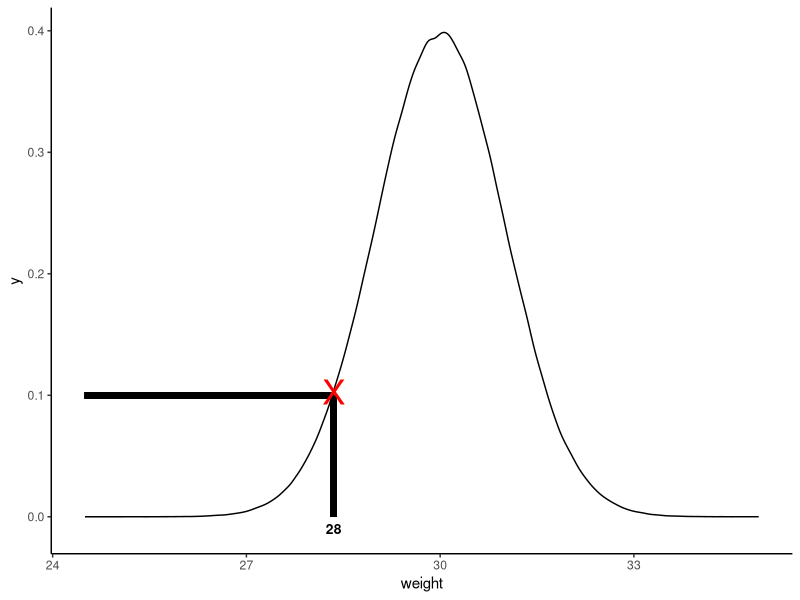

This chart was generated by the following R code:
## ---- chunk 1
library(ggplot2)

m <- 30
std <- 1

df <- data.frame(weight = rnorm(n = 1000000, mean = m, sd = std))

cutoff  <- quantile(df$weight, .05)

pnorm(cutoff, mean = m , sd = std) # Check area under the curve that's below the cutoff (pnorm() returns area under the curve)

g1 <- ggplot(df, aes(x = weight)) +
  geom_density() +
  stat_function(fun = dnorm, args = list(mean = m, sd = std), xlim = c(min(df$weight), cutoff), geom = "area") +
  theme_classic() +
  annotate("text", x = cutoff, y = -.01, label = as.character(round(cutoff)), size = 3.5, fontface = "bold") 
## ---- chunk 2
density_value <- dnorm(x = cutoff, mean = 30, sd = 1)

## ---- chunk 3
library(grid)

ggplot(df, aes(x = weight)) +
  geom_density() +
  theme_classic() +
  annotate("text", x = cutoff, y = -.01, label = as.character(round(cutoff)), size = 3.5, fontface = "bold") +
  geom_segment(aes(x = 24.5, xend = cutoff, y = .1, yend = .1), color = "black", size = 2) +
  geom_segment(aes(x = cutoff, xend = cutoff, y = 0, yend = .1), color = "black", size = 2) +
  annotation_custom(textGrob("X", gp = gpar(col = "red", fontsize = 25)), xmin = cutoff, xmax = cutoff, ymin = density_value, ymax = density_value) 

